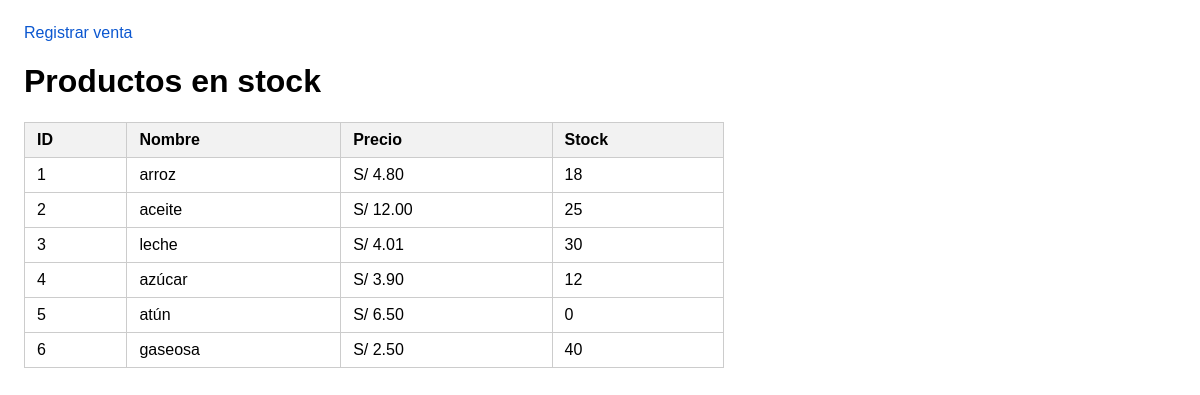
Before: / with the older database file.
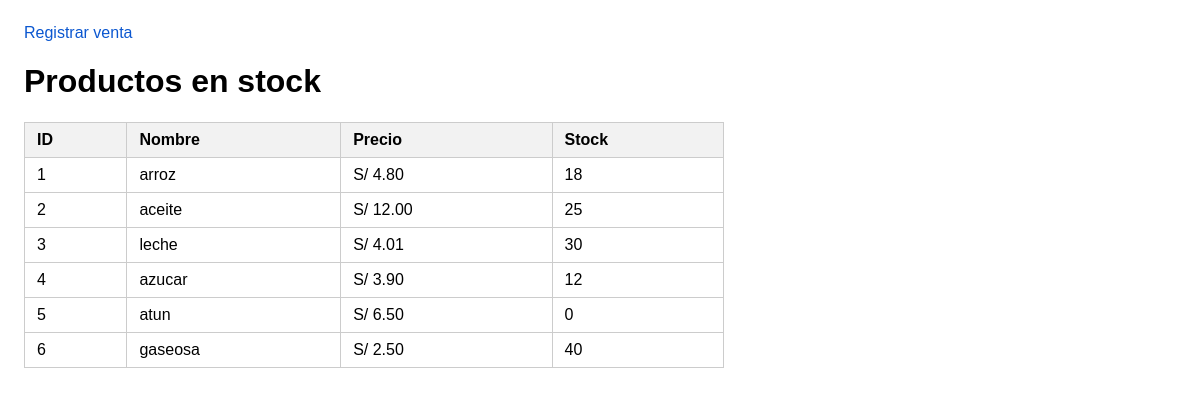
After: the same page with the newer database file.
### tables this page shows
CREATE TABLE producto (
    id INT NOT NULL AUTO_INCREMENT,
    nombre VARCHAR(100) NOT NULL,
    precio DECIMAL(10,2) NOT NULL,
    stock INT UNSIGNED NOT NULL DEFAULT 0,
    PRIMARY KEY (id)
);

### config/conexion.php (called while the page is built)
<?php
function conectar(): PDO
{
    $config = require __DIR__ . '/env.php';
    $db = $config['db'] ?? [];
    $dsn = sprintf(
        'mysql:host=%s;port=%d;dbname=%s;charset=utf8mb4',
        $db['host'] ?? '127.0.0.1',
        (int) ($db['port'] ?? 3306),
        $db['dbname'] ?? 'bodega'
    );
    $pdo = new PDO(
        $dsn,
        $db['user'] ?? 'root',
        $db['password'] ?? '',
        [
            PDO::ATTR_ERRMODE => PDO::ERRMODE_EXCEPTION,
            PDO::ATTR_DEFAULT_FETCH_MODE => PDO::FETCH_ASSOC,
            PDO::ATTR_EMULATE_PREPARES => false,
        ]
    );
    return $pdo;
}

### src/RepositorioMySQL.php (called while the page is built, shortened)
<?php
require_once __DIR__ . '/../config/conexion.php';
class RepositorioMySQL
{
    public function listarProductos(): array
    {
        $sql = 'SELECT * FROM producto ORDER BY id ASC';
        $stmt = $this->conexion->query($sql);
        return $stmt->fetchAll();
    }
}

### index.php (the view, shortened to what this page needs)
<?php
require_once __DIR__ . '/config/conexion.php';
require_once __DIR__ . '/src/RepositorioMySQL.php';
$repo = new RepositorioMySQL(conectar());
$productos = $repo->listarProductos();
?>
<!DOCTYPE html>
<html lang="es">
<head>
</head>
<body>
    <div class="nav">
        <a href="venta.php">Registrar venta</a>
    </div>
    <h1>Productos en stock</h1>
    <?php if (empty($productos)): ?>
        <p>No hay productos registrados.</p>
    <?php else: ?>
        <table>
            <thead>
                <tr>
                    <th>ID</th>
                    <th>Nombre</th>
                    <th>Precio</th>
                    <th>Stock</th>
                </tr>
            </thead>
            <tbody>
                <?php foreach ($productos as $producto): ?>
                    <tr>
                        <td><?= (int) $producto['id']; ?></td>
                        <td><?= htmlspecialchars($producto['nombre'], ENT_QUOTES, 'UTF-8'); ?></td>
                        <td>S/ <?= number_format((float) $producto['precio'], 2, '.', ''); ?></td>
                        <td><?= (int) $producto['stock']; ?></td>
                    </tr>
                <?php endforeach; ?>
            </tbody>
        </table>
    <?php endif; ?>
</body>
</html>

### index.php (style rules this page uses)
body { font-family: Arial, sans-serif; margin: 24px; }
table { border-collapse: collapse; width: 100%; max-width: 700px; }
th, td { border: 1px solid #ccc; padding: 8px 12px; text-align: left; }
th { background: #f2f2f2; }
.nav { margin-bottom: 20px; }
a { color: #0b57d0; text-decoration: none; }

Changed rows visible on the page:
changed producto id 4: nombre "azúcar" → "azucar"
changed producto id 5: nombre "atún" → "atun"
